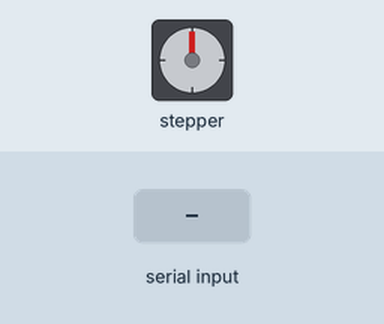
This sketch was run on a simulated Arduino Uno, built with avr-gcc and run on an emulated ATmega328P. On the bench: stepper motor. Inputs (shaded band) come from the test bench. Stepper angles assume 200 steps per turn.

Above: at 1.2 s.
1.3 s: "90,45\n" received over Serial
At 3.8 s:
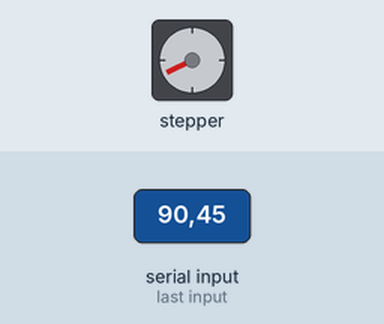
4.3 s: "30,150\n" received over Serial
At 7.0 s:
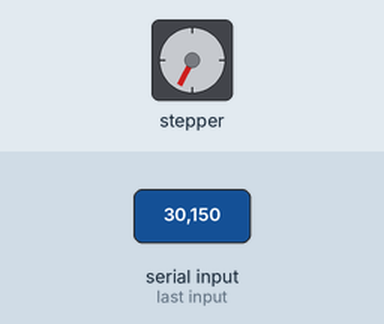
7.3 s: "90\n" received over Serial
At 7.68 s:
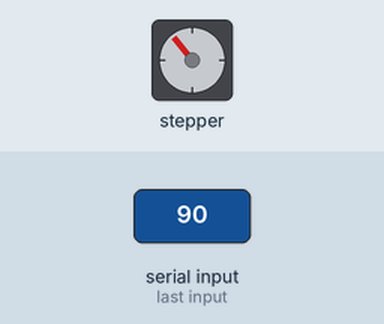
9.2 s: "200\n" received over Serial
At 9.35 s:
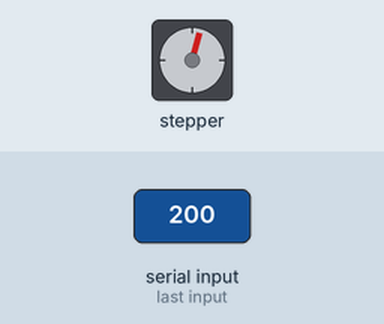
11.7 s: "30,150\n" received over Serial
At 12.6 s:
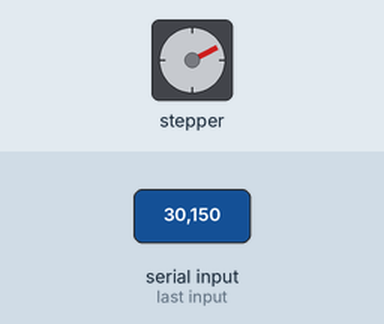
14.7 s: "90,45\n" received over Serial
At 15.7 s:
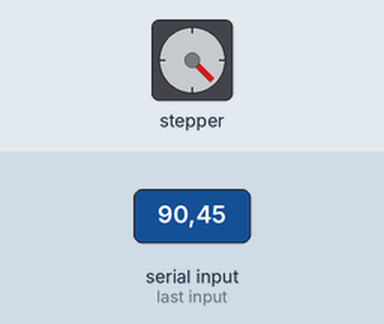
Timing chart, 0 to 17.9 s (numbered marks = the images above; inputs shaded):
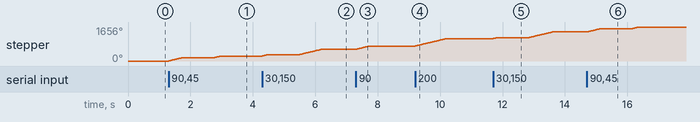

The sketch:

stepper.ino
```cpp
#include <Stepper.h>

const int stepsPerRevolution = 200;

const int motorPin1 = 8;
const int motorPin2 = 9;
const int motorPin3 = 10;
const int motorPin4 = 11;

Stepper myStepper(stepsPerRevolution, motorPin1, motorPin2, motorPin3, motorPin4);

void setup() {
  myStepper.setSpeed(60);
  Serial.begin(9600);
}

void loop() {
  while (!Serial.available()) {}
  int numSteps = Serial.parseInt();
  myStepper.step(numSteps);
  delay(1000);
}
```

Measured:
- after the input at 1.3 s, stepper: turns 162° clockwise in 0.44 s, then 81° clockwise in 0.22 s
- after the input at 4.3 s, stepper: turns 54° clockwise in 0.14 s, then 270° clockwise in 0.75 s
- after the input at 7.3 s, stepper: turns 162° clockwise in 0.44 s, starting at once
- after the input at 9.2 s, stepper: turns 360° clockwise in 0.99 s, starting at once
- after the input at 11.7 s, stepper: turns 54° clockwise in 0.14 s, then 270° clockwise in 0.75 s
- after the input at 14.7 s, stepper: turns 162° clockwise in 0.44 s, then 81° clockwise in 0.22 s
